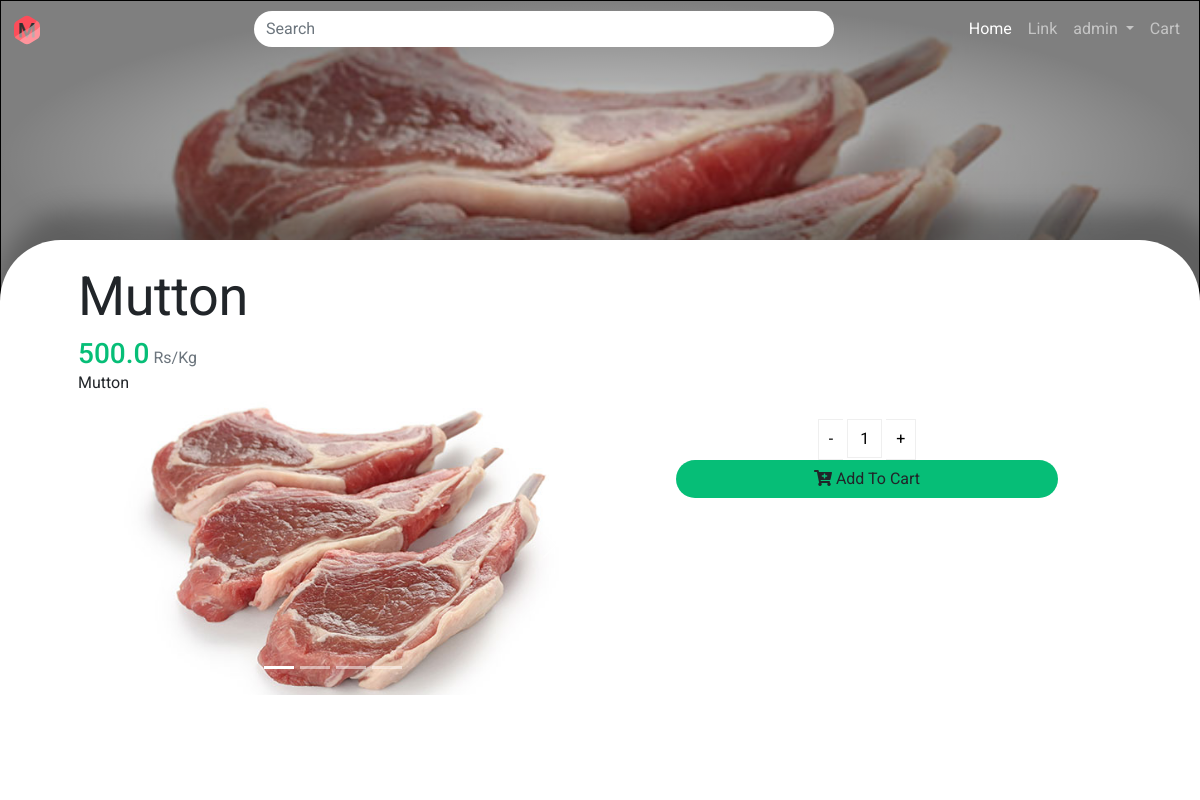
Screenshot of /product/3 (signed in) with the database file from the repository.
### home/models.py (models this page shows, shortened)
class Product(models.Model):
    meat_type = (
        ('c', 'chicken'),
        ('b', 'beef'),
        ('m', 'mutton'),
        ('p', 'pork'),
        ('f', 'fish'),
    )
    title = models.CharField(max_length=255)
    description = models.TextField(max_length=2048)
    price = models.FloatField()
    stock = models.IntegerField()
    meat = models.CharField(max_length=1, choices=meat_type)

class ImageModel(models.Model):
    title = models.TextField(max_length=10)
    mainimage = models.ImageField(upload_to="static/images/", null=True)
    image = models.ForeignKey(Product, related_name='images', on_delete=models.CASCADE)

### home/views.py (the view, shortened to what this page needs)
# urls.py: path('product/<int:primary_key>', views.display_product, name='product'),
def display_product(request, primary_key):
    inventory = Product.objects.get(id=primary_key)
    context = {"products": inventory}
    return render(request, template_name="display_product.html", context=context)

### templates/display_product.html (shortened to what this page needs)
{% extends "base.html" %}
{% load static %}
{% block extra_css %}
    <link rel="stylesheet" href="{% static 'index.css' %}"/>
{% endblock %}
{% block content %}
    <div class="product">
        <div style="background-image: url('/{{ products.images.all.0.mainimage }}')" class="background_img">
            <div class="img_overlay  ">
            </div>
        </div>
        <div class="card-body-product">
            <div class="container px-5 py-3">
                <div class="product__heading">
                    {{ products.title }}
                </div>
                <div>
                    <span class="bold h3 text-success">{{ products.price }}</span> <span
                        class="text-secondary">Rs/Kg</span>
                </div>
                <div>
                    {{ products.description }}
                </div>
                <div class="row">
                    <div class="col-12 col-md-6">
                        <div id="carouselExampleIndicators" class="carousel slide" data-bs-ride="carousel">
                            <ol class="carousel-indicators">
                                {% for image in products.images.all %}
                                    <li data-bs-target="#carouselExampleIndicators"
                                        data-bs-slide-to="{{ forloop.counter0 }}"
                                        class="{% if forloop.counter0 == 0 %}active{% endif %}"></li>
                                {% endfor %}
                            </ol>
                            <div class="carousel-inner">
                                {% for image in products.images.all %}
                                    <div class="carousel-item {% firstof forloop.counter0 'active' %}">
                                        <div style="background-image: url('/{{ image.mainimage }}')"
                                             class="d-block product__photo"></div>
                                    </div>
                                {% endfor %}
                            </div>
                            <a class="carousel-control-prev" href="#carouselExampleIndicators" role="button"
                               data-bs-slide="prev">
                                <span class="carousel-control-prev-icon" aria-hidden="true"></span>
                            </a>
                            <a class="carousel-control-next" href="#carouselExampleIndicators" role="button"
                               data-bs-slide="next">
                                <span class="carousel-control-next-icon" aria-hidden="true"></span>
                            </a>
                        </div>
                    </div>
                    <div class="col-12 col-md-6">
                        <div class="text-center w-100 py-4">
                            {% include 'plusandminus.html' %}
                            <button class="btn rounded_cart text-center w-75"
                                    onclick="addProductToCart({{ products.id }},this,'{{ products.title }}')"><i
                                    class="fas fa-cart-plus"></i> Add
                                To
                                Cart
                            </button>
                        </div>
                    </div>
                </div>
            </div>
        </div>
    </div>
{% endblock %}

### templates/base.html (shortened to what this page needs)
{% load static %}
<!doctype html>
<html lang="en">
<head>
    <link href="https://cdn.jsdelivr.net/npm/bootstrap@5.0.0-beta2/dist/css/bootstrap.min.css" rel="stylesheet"
>
    <link rel="stylesheet" href="https://cdnjs.cloudflare.com/ajax/libs/font-awesome/5.15.3/css/all.min.css"
/>
    {% block extra_css %}
    {% endblock %}
</head>
<body>
<nav class="navbar navbar-expand-lg navbar-dark   fixed-top navbar-dark" id="navbar">
    <div class="container-fluid">
        <a class="navbar-brand" href="#">
            <img src="{% static 'images/icon.svg' %}" width="30" height="30" alt="">
        </a>
        <form class="d-flex ml-auto align-self-center text-center w-50 ">
            <input class="form-control search me-2" type="search" placeholder="Search" aria-label="Search">
        </form>
        <div class="collapse navbar-collapse justify-content-end" id="navbarSupportedContent">
            <ul class="navbar-nav ml-auto mb-2 mb-lg-0 d-flex ">
                <li class="nav-item ">
                    <a class="nav-link active" aria-current="page" href="/">Home</a>
                </li>
                <li class="nav-item">
                    <a class="nav-link" href="/link/">Link</a>
                </li>
                {% if user.is_authenticated %}
                    <li class="nav-item dropdown">
                        <a class="nav-link dropdown-toggle" href="#" id="navbarDropdown" role="button"
                           data-bs-toggle="dropdown" aria-expanded="false">
                            {{ user.username }}
                        </a>
                    </li>
                    <li class="nav-item">
                        <a class="nav-link" href="/cart">
                            Cart
                        </a>
                    </li>
                {% else %}
                    <li class="nav-item ms-auto">
                        <a class="nav-link ms-auto" href="/login/">login</a>
                    </li>
                {% endif %}
            </ul>
        </div>
    </div>
</nav>
{% block content %}
{% endblock %}
<div aria-live="polite" aria-atomic="true" class="position-relative polite">
    <div class="toast-container position-fixed bottom-0 end-0 p-3" id='toastContainer'>
    </div>
</div>
</body>
</html>

### static/index.css (style rules this page uses)
html { height: 100%; }
body { height: 100%; font-family: Roboto; }
#navbar { background-position: center; background-size: cover; }
.card-body-product { background: white; box-shadow: 15px -15px 25px 15px rgba(0, 0, 0, 0.25); border-top-left-radius: 61px; border-top-right-radius: 61px; min-height: 70%; top: -10%; position: relative; }
.search { border-radius: 50px; border: 0; }
body, html { height: 100%; }
.d-flex { display: -webkit-box; display: -ms-flexbox; display: flex; }
body { background-color: #f7f7f7; }
.img_overlay { background: radial-gradient(50% 50% at 50% 50%, rgba(126, 126, 126, 0) 0%, rgba(0, 0, 0, 0.32) 50%, rgba(0, 0, 0, 0.5) 100%); border: 1px solid #000000; box-sizing: border-box; height: 100%; width: 100%; }
.background_img { background-size: cover; height: 40%; }
.product { width: 100%; height: 100%; }
.product__heading { font-family: Roboto; font-style: normal; font-weight: normal; font-size: 54px; letter-spacing: -0.41px }
.text-success { color: #06BE77 !important; }
.rounded_cart { border-radius: 50px; background: #06BE77; }
.product__photo { border-radius: 50px; width: 100%; height: 300px; background-size: cover; position: relative; }
.polite { z-index: 2000; }

### rows the page displays
Product: images.all.0.mainimage (picture), title "Mutton", price "500.0", description "Mutton"
ImageModel: mainimage (picture)

### other values shown
{{ user.username }} "admin"
